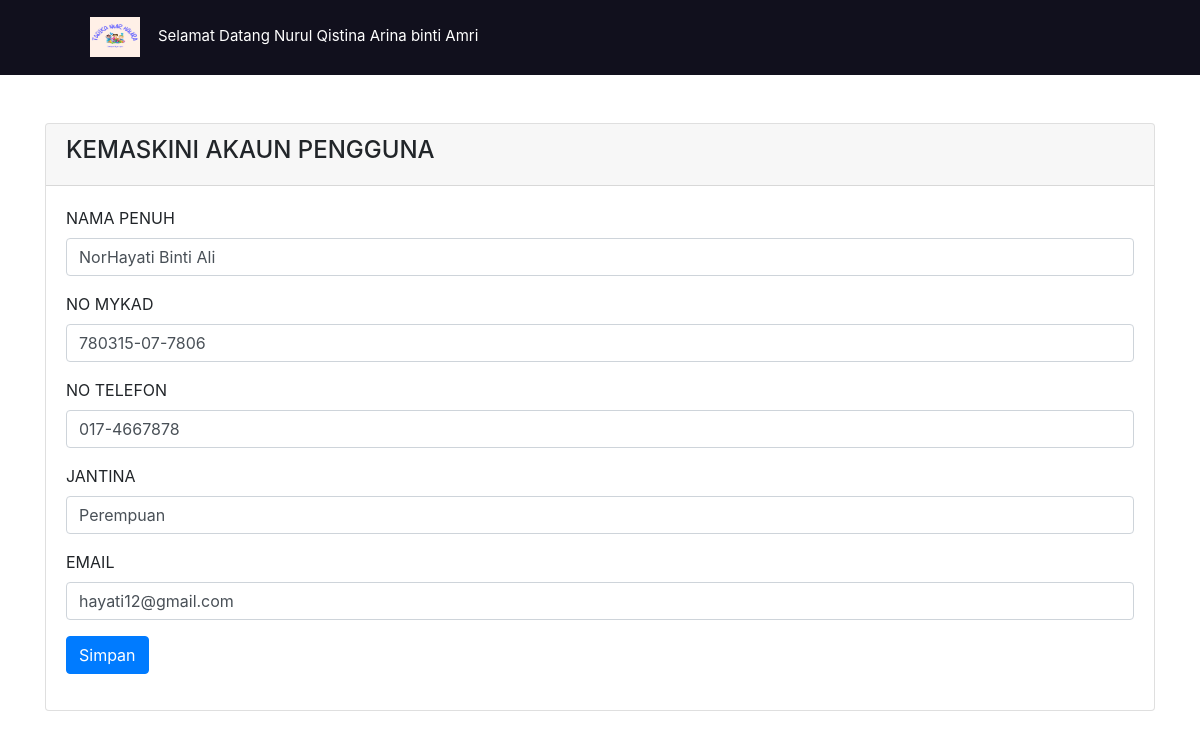
/update.php?id=1 (signed in), run on the app's committed database.
### tables this page shows
CREATE TABLE `users` (
  `id` int(11) NOT NULL,
  `nama` varchar(255) NOT NULL,
  `noMyKad` varchar(14) NOT NULL,
  `phone` varchar(12) NOT NULL,
  `gender` varchar(12) NOT NULL,
  `email` varchar(255) NOT NULL,
  `password` varchar(255) NOT NULL,
  `user_type` varchar(20) NOT NULL
);

### update.php (the view, shortened to what this page needs)
<?php
include_once('config.php');
?>
<!doctype html>
<html lang="en">
  <head>
    <link rel="stylesheet" href="https://cdn.jsdelivr.net/npm/bootstrap@4.6.1/dist/css/bootstrap.min.css">
  </head>
  <body>
    <nav>
      <label class="logo">
        <img src="images/logo.png" width="50" height="40">&nbsp;&nbsp;&nbsp; <span class="text"> Selamat Datang <?= $_SESSION['nama']; ?> </span>
      </label>
    </nav>
    <div class="container mt-5">
      <div class="row">
        <div class="col-md-12">
          <div class="card">
            <div class="card-header">
              <h4>KEMASKINI AKAUN PENGGUNA </h4>
            </div>
            <div class="card-body"> <?php
                if(isset($_GET['id']))
                   {
                    $users_id = mysqli_real_escape_string($conn, $_GET['id']);
                    $query = "SELECT * FROM users WHERE id='$users_id' ";
                    $query_run = mysqli_query($conn, $query);
                    if(mysqli_num_rows($query_run) > 0)
                    {
                    $usersRow = mysqli_fetch_array($query_run);
                    ?>
              <form action="" method="POST">
                <div class="mb-3">
                  <label>NAMA PENUH </label>
                  <input type="text" name="namaUsers" value="<?=$usersRow['nama'];?>" class="form-control">
                </div>
                <div class="mb-3">
                  <label>NO MYKAD</label>
                  <input type="text" name="icUsers" value="<?=$usersRow['noMyKad'];?>" class="form-control">
                </div>
                <div class="mb-3">
                  <label>NO TELEFON </label>
                  <input type="text" name="noTelUsers" value="<?=$usersRow['phone'];?>" class="form-control">
                </div>
                <div class="mb-3">
                  <label>JANTINA</label>
                  <input type="text" name="jantinaUsers" value="<?=$usersRow['gender'];?>" class="form-control">
                </div>
                <div class="mb-3">
                  <label>EMAIL</label>
                  <input type="text" name="emailUsers" value="<?=$usersRow['email'];?>" class="form-control">
                </div>
                <div class="mb-3">
                  <button type="submit" name="update_users" class="btn btn-primary"> Simpan </button>
                </div>
              </form>
                <?php
                    }
                    else
                    {
                        echo "
                            <h4>No Such Id Found</h4>";
                   }
                   }
                ?> </div>
          </div>
        </div>
      </div>
  </body>
</html>

### update.php (style rules this page uses)
nav { background-color: #11101d; height: 75px; width: 100%; line-height: 70px; }
label.logo { line-height: 90%; padding: 0 90px; }
.text { color: white; font-size: 15px; }

### data on the page
users: namaUsers "NorHayati Binti Ali", icUsers "780315-07-7806", noTelUsers "017-4667878", jantinaUsers "Perempuan", emailUsers "hayati12@gmail.com"

### other printed values
$_SESSION['nama'] "Nurul Qistina Arina binti Amri"
